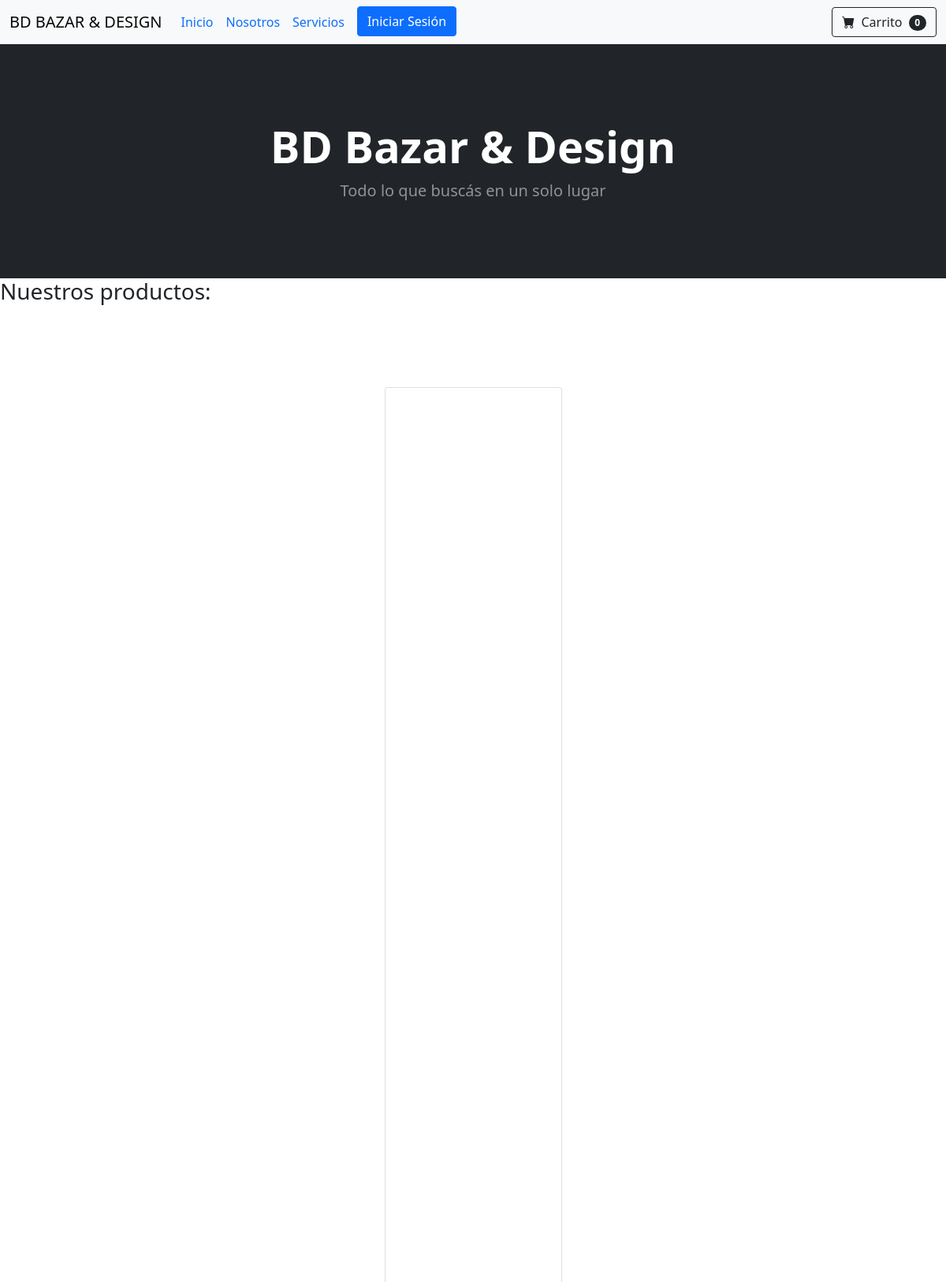
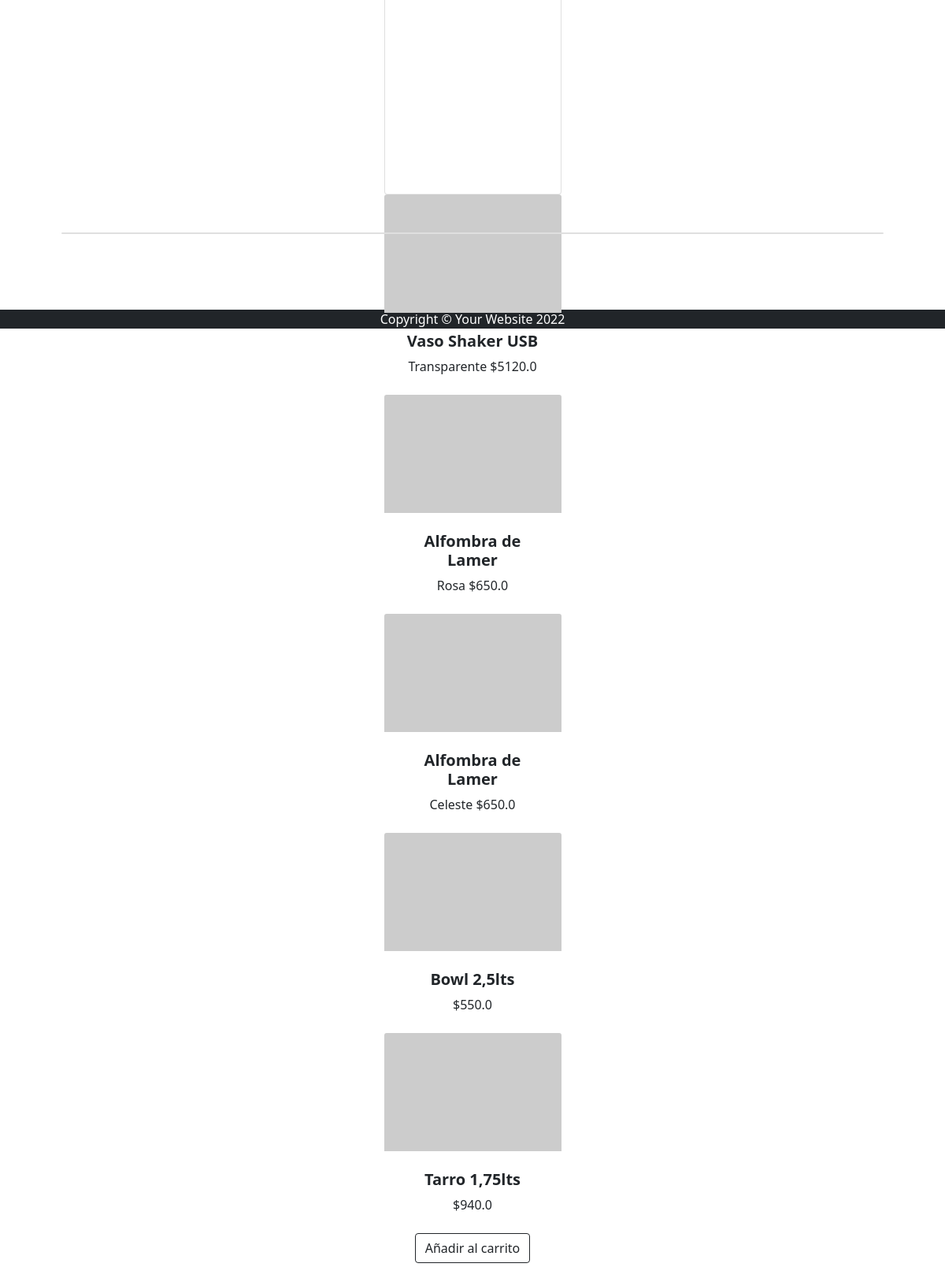
The app's page /proyectobazarapp/ with its own data (2 pictures, top to bottom).
### ProyectoBazarApp/models.py (models this page shows)
class Articulo(models.Model):
    producto = models.CharField("Artículo", max_length=30)
    detalle = models.CharField("Detalle", max_length=30)
    cantidad = models.PositiveIntegerField("Cantidad")
    color = models.CharField("Color", max_length=15)
    precio = models.FloatField("Precio $")

### ProyectoBazarApp/views.py (the view)
# urls.py: path('', inicio, name="inicio"),
def inicio(request):
    articulos = Articulo.objects.all()
    contexto = {'articulos': articulos}
    return render(request,"ProyectoBazarApp/index.html",contexto)

### ProyectoBazarApp/templates/ProyectoBazarApp/index.html (shortened to what this page needs)
{% extends 'ProyectoBazarApp/base.html'%}
{% load static %}
{% block contenidoPagina%}
        <header class="bg-dark py-5">
            <div class="container px-4 px-lg-5 my-5">
                <div class="text-center text-white">
                    <h1 class="display-4 fw-bolder">BD Bazar & Design</h1>
                    <p class="lead fw-normal text-white-50 mb-0">Todo lo que buscás en un solo lugar</p>
                </div>
            </div>
        </header>
        <h3>Nuestros productos:</h3>
        <section class="py-5">
            <div class="container px-4 px-lg-5 mt-5">
                <div class="row gx-4 gx-lg-5 row-cols-2 row-cols-md-3 row-cols-xl-4 justify-content-center">
                    <div class="col mb-5">
                        <div class="card h-100"></div>
                            {% for articulo in articulos %}
                            <img class="card-img-top" src="https://dummyimage.com/450x300/dee2e6/6c757d.jpg" alt="..." />
                            <div class="card-body p-4">
                                <div class="text-center">
                                    <h5 class="fw-bolder">{{articulo.producto}}</h5>
                                    {{articulo.color}}
                                    ${{articulo.precio}}
                                </div>
                            </div>
                            {% endfor %}
                            <div class="card-footer p-4 pt-0 border-top-0 bg-transparent">
                                <div class="text-center"><a class="btn btn-outline-dark mt-auto" href="#">Añadir al carrito</a></div>
                            </div>
                        </div>
                    </div>
                    <div class="col mb-5">
                        <div class="card h-100">
        </section>
{% endblock %}

### records on screen
Articulo: producto "Vaso Shaker USB", color "Transparente", precio "5120.0"
Articulo: producto "Alfombra de Lamer", color "Rosa", precio "650.0"
Articulo: producto "Alfombra de Lamer", color "Celeste", precio "650.0"
Articulo: producto "Bowl 2,5lts", precio "550.0"
Articulo: producto "Tarro 1,75lts", precio "940.0"
